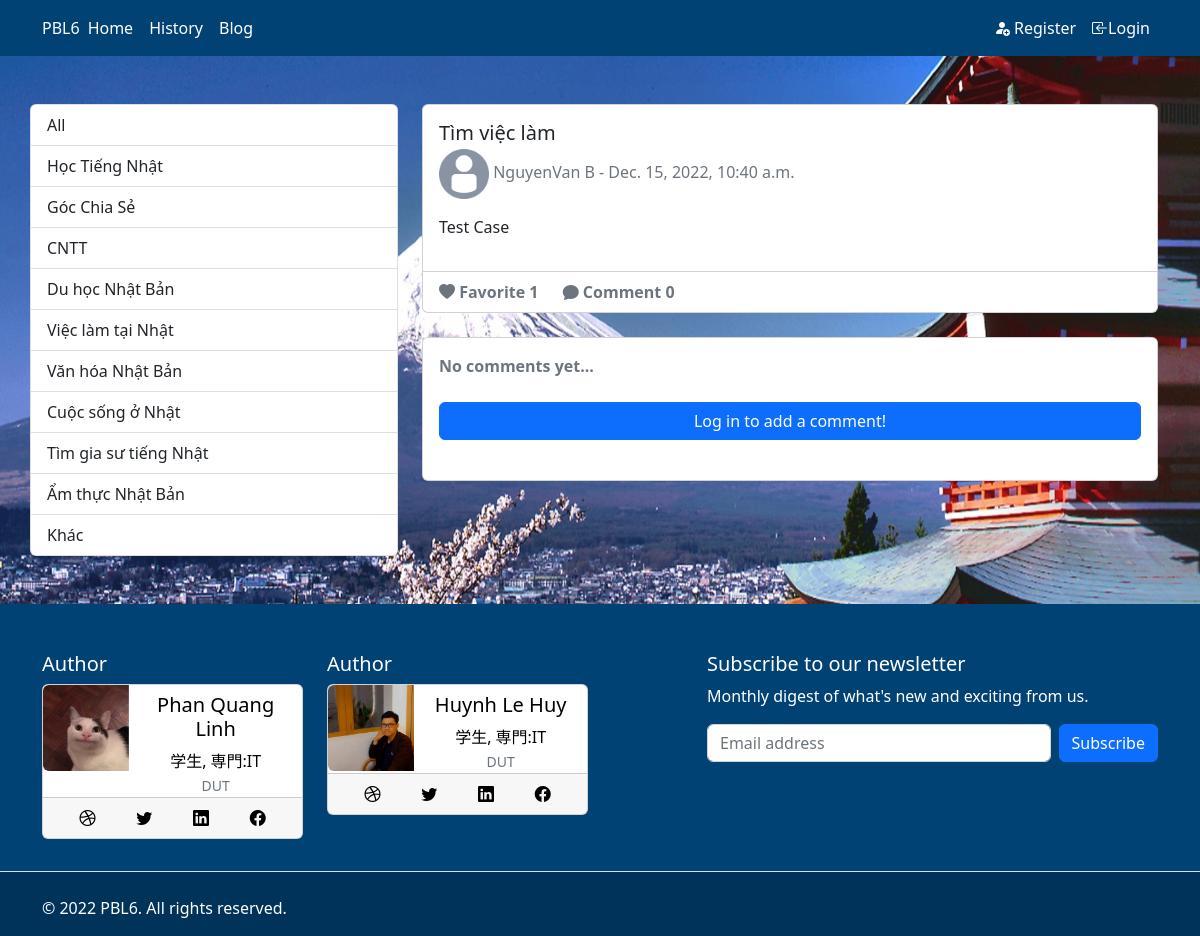
Screenshot of /blog/11 with the database file from the repository.
### frontend/models.py (models this page shows, shortened)
class Category(models.Model):
    name = models.CharField(max_length=255)
    def __str__(self) :
        return self.name

class Post(models.Model):
    title = models.CharField(max_length=255)
    author = models.ForeignKey(User,
                             on_delete=models.CASCADE, related_name='posts')
    body = RichTextField(blank=True, null=True)
    date = models.DateTimeField(auto_now_add=True)
    category = models.CharField(max_length=255, default='')
    likes = models.ManyToManyField(User, related_name='blog_posts')
    def total_likes(self):
        return self.likes.count()

### frontend/views.py (the view, shortened to what this page needs)
# urls.py: path('blog/<int:pk>', PostDetailView.as_view(), name='post'),
class PostDetailView(DetailView):
    model = Post
    form_class = CommentForm
    template_name = "post.html"
    context_object_name = 'post'
    def post(self, request, *args, **kwargs):
        form = CommentForm(body = request.POST.get('body'), author = request.user, post=self.get_object())
        form.save()
        self.get(self, request, *args, **kwargs)
        return HttpResponseRedirect(reverse_lazy('post', kwargs={'pk': self.kwargs['pk']}))
    def get_context_data(self, *arg, **kwargs):
        cat_menu = Category.objects.all()
        context = super(PostDetailView, self).get_context_data(*arg, **kwargs)
        stuff = get_object_or_404(Post, id=self.kwargs['pk'])
        total_likes = stuff.total_likes()
        liked = stuff.likes.filter(id = self.request.user.id).exists()
        comments_connected = Comment.objects.filter(post=self.get_object()).order_by('-date')
        context['comments'] = comments_connected
        context['cat_menu'] = cat_menu
        context['total_likes'] = total_likes
        context['liked'] = liked
        if self.request.user.is_authenticated:
            context['comment_form'] = CommentForm(instance=self.request.user)
        return context

### frontend/templates/post.html (shortened to what this page needs)
{% extends "base.html" %}
{% load static %}
{% block content%}
<div class="container my-5">
<div class="row">
<div class="list-group col-4">
    <a class="list-group-item" href="{% url 'blog'  %}">All</a>
{% for item in cat_menu %}
    <a class="list-group-item" href="{% url 'category' item %}">{{item}}</a>
{% endfor %}
</div>
<div class="col-8">
  <div class="card">
  <div class="card-body">
    <h5 class="card-title">{{post.title}}</h5>
    <h6 class="card-subtitle mb-2 text-muted">
        <img src="{% static 'images/default-avatar.png' %}" class="img-fluid rounded-start" width=50 alt="">
        <a href="{% url 'profile' post.author.id %}" class="text-decoration-none text-muted">{{post.author.first_name}}{{post.author.last_name}}</a> - {{post.date}}
      </h6>
    <p class="card-text">{{post.body|safe}}</p>
  </div>
  <div class="card-footer bg-transparent text-secondary">
    <form action="{% url 'like_post' post.pk %}" method="POST" style="display: inline; margin-right:20px">
      {% if user.is_authenticated %}
        <button type="submit" name="post_id" value="{{post.id}}" class="btn btn-link {% if liked %}text-danger {% else %} text-secondary{% endif %} btn-sm"><i class="bi bi-heart-fill"></i></button>
      {% else %}
        <i class="bi bi-heart-fill"></i>
      {% endif %}
      <strong>  Favorite {{total_likes}} </strong>
    </form>
    <strong>
    <i class="bi bi-chat-fill"></i>
    Comment {% if comments %}{{ object.number_of_comments }}{%else%}0{% endif %}
    </strong>
  </div>
</div>
<br>
<div id="comments_section" class="card p-3">
  {% if comments %}
  <h5>
  <strong class="text-secondary">{{ object.number_of_comments }} Comment{{ object.number_of_comments|pluralize }}</strong>
  </h5>
  <ul class="list-group">
    {% for comment in comments %}
    <li class="list-group-item">
     <div>
        <span>
          <a href="{% url 'profile' comment.author.id %}" class="text-decoration-none text-muted">
            <strong class="text-info">{{post.author.first_name}}{{post.author.last_name}}</strong>
          </a>
          <small class="text-muted">{{ comment.date }}</small>
        </span>
        <p>
          {{ comment.body|safe }}
        </p>
      </div>
    </li>
    {% endfor %}
  </ul>
  {% else %}
    <strong class="text-secondary">No comments yet...</strong>
  {% endif %}
  <br/>
  {% if user.is_authenticated %}
  <div class="form-group">
  <form action="{% url 'post' post.id %}" method="POST" >
    {% csrf_token %}
      <h5>Leave your comment!</h5>
      <label>Comment: </label>
      {{ comment_form.body }}
      <br/>
      <button class="btn btn-primary" type="submit">Add comment <i class="fas fa-comments"></i></button>
  </form>
  </div>
  {% else %}
  <a class="btn btn-primary" href="{% url 'login' %}?next={{request.path}}">Log in to add a comment!</a><br>
  {% endif %}
</div>
</div>
</div>
</div>
{% endblock  %}

### rows the page displays
Category: name "Học Tiếng Nhật"
Category: name "Góc Chia Sẻ"
Category: name "CNTT"
Category: name "Du học Nhật Bản"
Category: name "Việc làm tại Nhật"
Category: name "Văn hóa Nhật Bản"
Category: name "Cuộc sống ở Nhật"
Category: name "Tìm gia sư tiếng Nhật"
Category: name "Ẩm thực Nhật Bản"
Category: name "Khác"
Post: title "Tìm việc làm", author.first_name "Nguyen", author.last_name "Van B", date "Dec. 15, 2022, 10:40 a.m.", body "Test Case"

### other values shown
{{ total_likes }} "1"
